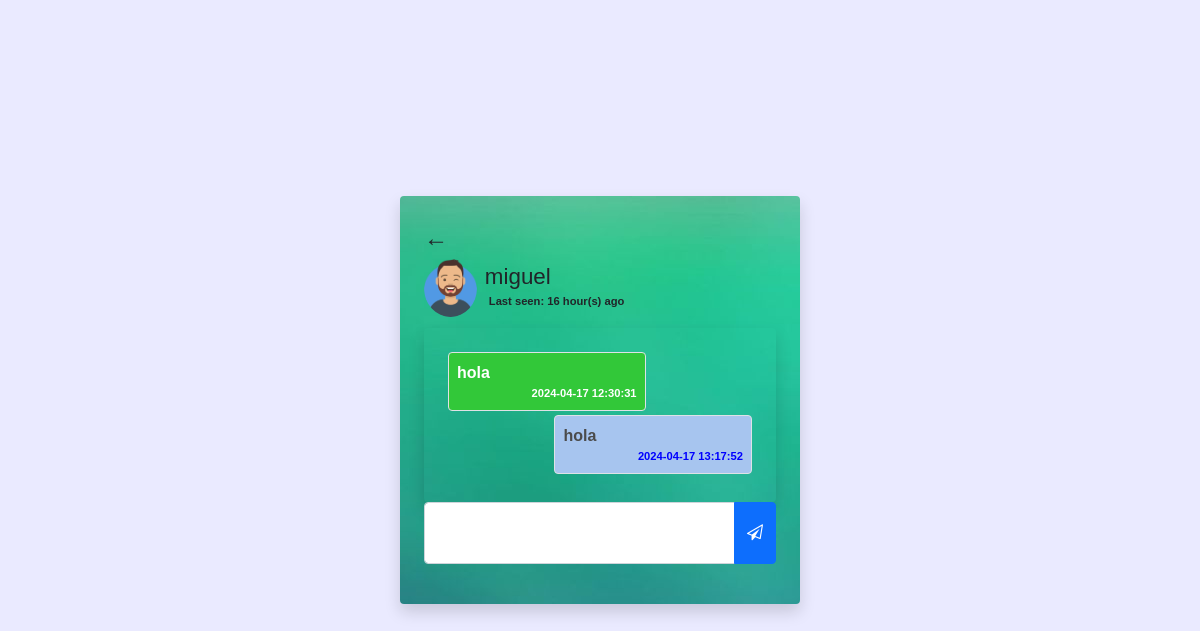
The page /chat.php?user=miguel (signed in) on the database its author committed.
### tables this page shows
CREATE TABLE `users` (
  `user_id` int(11) NOT NULL,
  `name` varchar(255) NOT NULL,
  `username` varchar(255) NOT NULL,
  `password` varchar(1000) NOT NULL,
  `p_p` varchar(255) DEFAULT 'user-default.png',
  `last_seen` datetime NOT NULL DEFAULT current_timestamp()
);

CREATE TABLE `chats` (
  `chat_id` int(11) NOT NULL,
  `from_id` int(11) NOT NULL,
  `to_id` int(11) NOT NULL,
  `message` text NOT NULL,
  `opened` tinyint(1) NOT NULL DEFAULT 0,
  `created_at` datetime NOT NULL DEFAULT current_timestamp()
);

### app/helpers/user.php (called while the page is built)
<?php
function getUser($username, $conn){
   $sql = "SELECT * FROM users
        WHERE username=?";
        $stmt = $conn->prepare($sql);
        $stmt->execute([$username]);
        if ($stmt->rowCount() === 1) {
   	     $user = $stmt->fetch();
   	     return $user;
        }else {
   	     $user = [];
   	     return $user;
        }
}

### app/helpers/timeAgo.php (called while the page is built, shortened)
<?php
function last_seen($date_time){
  $timestamp = strtotime($date_time);
  $strTime = array("second", "minute", "hour", "day", "month", "year");
  $length = array("60","60","24","30","12","10");
  $currentTime = time();
  if($currentTime >= $timestamp) {
		$diff     = time()- $timestamp;
		for($i = 0; $diff >= $length[$i] && $i < count($length)-1; $i++) {
		$diff = $diff / $length[$i];
		}
		$diff = round($diff);
		if ($diff < 59 && $strTime[$i] == "second") {
			return 'Active';
		}else {
			return $diff . " " . $strTime[$i] . "(s) ago ";
		}
  }
}

### app/helpers/chat.php (called while the page is built)
<?php
function getChats($id_1, $id_2, $conn){
   $sql = "SELECT * FROM chats
        WHERE (from_id=? AND to_id=?)
        OR    (to_id=? AND from_id=?)
        ORDER BY chat_id ASC";
    $stmt = $conn->prepare($sql);
    $stmt->execute([$id_1, $id_2, $id_1, $id_2]);
    if ($stmt->rowCount() > 0) {
    	$chats = $stmt->fetchAll();
    	return $chats;
    }else {
    	$chats = [];
    	return $chats;
    }
}

### chat.php (the view, shortened to what this page needs)
<?php
  if (isset($_SESSION['username'])) {
  	include 'app/db.conn.php';
  	include 'app/helpers/user.php';
  	include 'app/helpers/chat.php';
  	include 'app/helpers/timeAgo.php';
  	$chatWith = getUser($_GET['user'], $conn);
  	$chats = getChats($_SESSION['user_id'], $chatWith['user_id'], $conn);
?>
<!DOCTYPE html>
<html lang="en">
<head>
  <link href="https://cdn.jsdelivr.net/npm/bootstrap@5.0.1/dist/css/bootstrap.min.css" rel="stylesheet"
>
  <link rel="stylesheet" href="css/style.css">
  <link rel="stylesheet" href="https://cdnjs.cloudflare.com/ajax/libs/font-awesome/4.7.0/css/font-awesome.min.css">
</head>
<body class="d-flex  justify-content-center align-items-center vh-100">
  <div style="background-image: url('img/degradado.jpg'); width: 100; height: 100;" class="w-400 shadow p-4 rounded">
    <a href="home.php" class="fs-4 link-dark">&#8592;</a>
    <div class="d-flex align-items-center">
      <img src="uploads/<?=$chatWith['p_p']?>" class="w-15 rounded-circle">
      <h3 class="display-4 fs-sm m-2">
        <?=$chatWith['name']?> <br>
        <div class="d-flex align-items-center" title="online">
          <?php
                        if (last_seen($chatWith['last_seen']) == "Active") {
               	     ?>
          <div class="online"></div>
          <small class="d-block p-1">Online</small>
          <?php }else{ ?>
          <small class="d-block p-1">
            Last seen:
            <?=last_seen($chatWith['last_seen'])?>
          </small>
          <?php } ?>
        </div>
      </h3>
    </div>
    <div class="shadow p-4 rounded d-flex flex-column mt-2 chat-box" id="chatBox">
      <?php
                    if (!empty($chats)) {
                    foreach($chats as $chat){
                    if($chat['from_id'] == $_SESSION['user_id'])
                    { ?>
      <p class="rtext align-self-end border rounded p-2 mb-1">
        <?=$chat['message']?>
        <small style="color: blue" class="d-block">
          <?=$chat['created_at']?>
        </small>
      </p>
      <?php }else{ ?>
      <p class="ltext border
					        rounded p-2 mb-1">
        <?=$chat['message']?>
        <small class="d-block">
          <?=$chat['created_at']?>
        </small>
      </p>
      <?php }
                    }
      } ?>
    </div>
    <div class="input-group mb-3">
      <textarea cols="3" id="message" class="form-control"></textarea>
      <button class="btn btn-primary" id="sendBtn">
        <i class="fa fa-paper-plane-o"></i>
      </button>
    </div>
  </div>
</body>
</html>
<?php
  }else{
  	header("Location: index.php");
   	 exit;
  }
?>

### css/style.css (style rules this page uses)
.vh-100 { min-height: 100vh; }
.w-400 { width: 400px; }
a { text-decoration: none; font-family: Verdana, Geneva, Tahoma, sans-serif; color:#044099;; }
.w-15 { width: 15%; }
.fs-sm { font-size: 1.4rem; }
small { color: 535151; font-size: 0.7rem; text-align: right; }
.chat-box { overflow-y: auto; overflow-x: hidden; max-height: 50vh; border-radius: 5px; }
.rtext { width: 65%; background: #a7c5ef; color: #4b4b4b; }
.ltext { width: 65%; background: #32c839; color: #fff; }
textarea { resize: none; }
* { font-family: Verdana, Geneva, Tahoma, sans-serif; font-weight: 600; }
body { background-color: rgb(234, 234, 255); }

### rows shown on the page
users: p_p (picture), name "miguel", last_seen "16 hour(s) ago"
chats: message "hola", created_at "2024-04-17 12:30:31"
chats: message "hola", created_at "2024-04-17 13:17:52"
